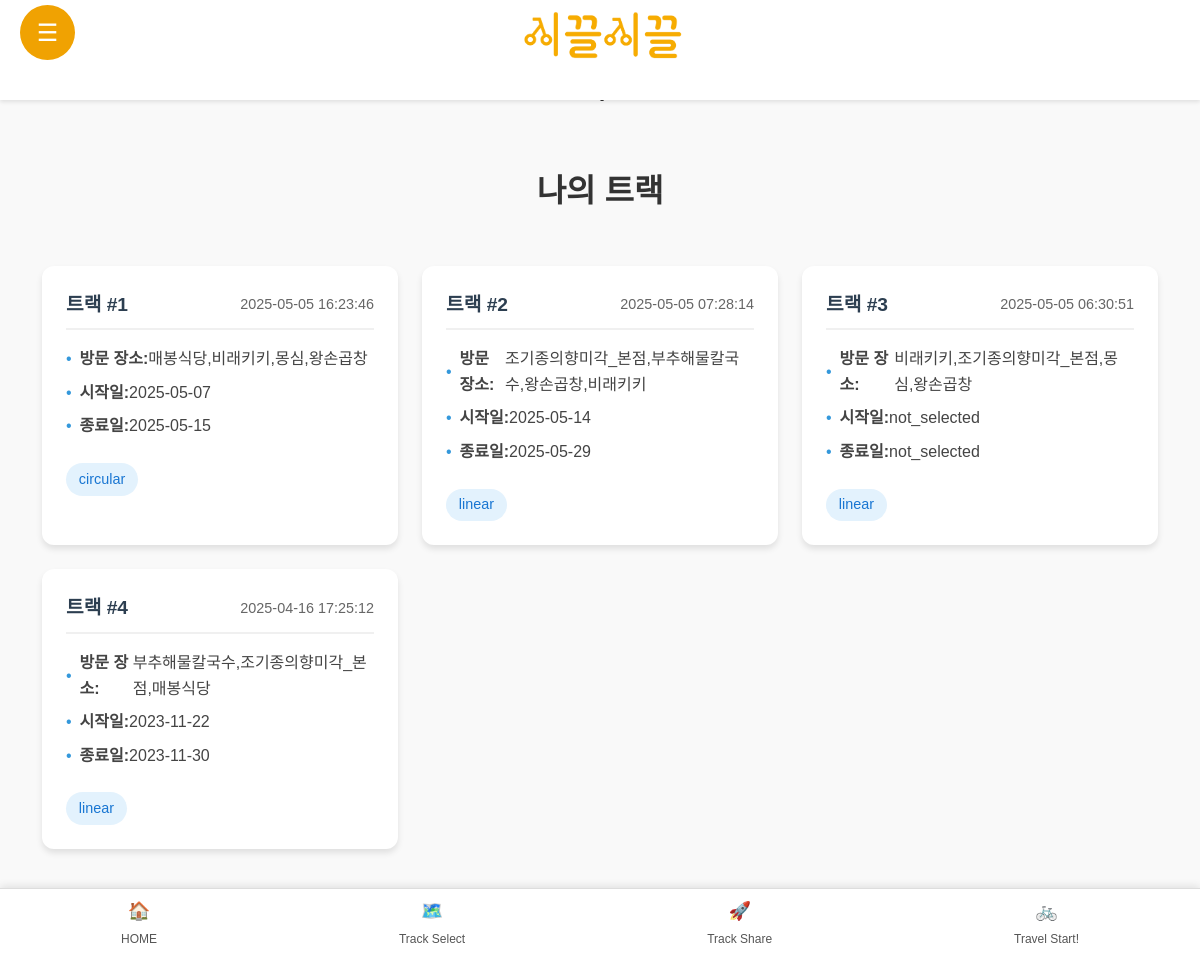
The app's page /track_select (signed in) with its own data.
### tables this page shows
CREATE TABLE tracks (
    id INTEGER PRIMARY KEY AUTOINCREMENT,
    user_id INTEGER NOT NULL,
    track_places TEXT NOT NULL,
    created_at TIMESTAMP DEFAULT CURRENT_TIMESTAMP, start_date TEXT, end_date TEXT, track_type TEXT,
    FOREIGN KEY (user_id) REFERENCES accounts(id)
);

### flask_app.py (the view)
@app.route('/track_select')
def track_select():
    if 'loggedin' not in session:
        return redirect(url_for('login'))
    conn = get_logindb_connection()
    cursor = conn.cursor()
    cursor.execute('''
        SELECT id, created_at, track_places, start_date, end_date, track_type
        FROM tracks
        WHERE user_id = ?
        ORDER BY created_at DESC
    ''', (session['id'],))
    tracks = []
    for row in cursor.fetchall():
        tracks.append({
            'id': row[0],
            'created_at': row[1],
            'track_places': row[2],
            'start_date': row[3],
            'end_date': row[4],
            'track_type': row[5]
        })
    conn.close()
    return render_template('track_select.html', tracks=tracks)

### flask_app.py (called while the page is built)
def get_logindb_connection():
    conn = sqlite3.connect(LOGIN_DATABASE_FILE)
    conn.row_factory = sqlite3.Row  # 딕셔너리처럼 결과를 반환하기 위해 추가
    return conn

@app.context_processor
def inject_loggedin_status():
    return {'loggedin': 'loggedin' in session}

@app.before_request
def make_session_permanent():
    session.permanent = True

### templates/track_select.html (shortened to what this page needs)
<!DOCTYPE html>
<html lang="ko">
<head>
    <link rel="stylesheet" href="../static/basic.css">
    <link rel="stylesheet" href="../static/Menu/menu_style.css">
    <link rel="stylesheet" href="../static/Main/main.css">
</head>
<body>
    <header class="header">
        <div class="logo_container">
            <img src="../picture/logo/logo.png" alt="logo" class="logo" />
        </div>
        <div class="hamburger-menu" id="hamburger-menu">
            &#9776;
        </div>
    </header>
    <section class="content">
        <h1 class="page-title">.</h1>
        <h1 class="page-title">`</h1>
        <h1 class="page-title">나의 트랙</h1>
        <div class="tracks-grid">
            {% if tracks %}
                {% for track in tracks %}
                    <div class="track-card" onclick="location.href='/Journey?track_id={{ track.id }}'">
                        <div class="track-header">
                            <span class="track-number">트랙 #{{ loop.index }}</span>
                            <span class="track-date">{{ track.created_at }}</span>
                        </div>
                        <div class="track-info">
                            <p><strong>방문 장소:</strong> {{ track.track_places }}</p>
                            <p><strong>시작일:</strong> {{ track.start_date or '미지정' }}</p>
                            <p><strong>종료일:</strong> {{ track.end_date or '미지정' }}</p>
                            {% if track.track_type %}
                                <span class="track-type">{{ track.track_type }}</span>
                            {% endif %}
                        </div>
                    </div>
                {% endfor %}
            {% else %}
                <div class="no-tracks">
                    <p>아직 저장된 트랙이 없습니다.</p>
                    <p>새로운 트랙을 만들어보세요!</p>
                </div>
            {% endif %}
        </div>
    </section>
    <nav class="bottom_nav">
        <a href="/Main" class="nav_item home_button">
            <span class="nav_icon">🏠</span>
            <p>HOME</p>
        </a>
        <a href="/Or" class="nav_item">
            <span class="nav_icon">🗺️</span>
            <p>Track Select</p>
        </a>
        <a href="/index" class="nav_item">
            <span class="nav_icon">🚀</span>
            <p>Track Share</p>
        </a>
        <a href="../Journey" class="nav_item">
            <span class="nav_icon">🚲</span>
            <p>Travel Start!</p>
        </a>
    </nav>
</body>
</html>

### static/basic.css (style rules this page uses)
* { margin: 0; padding: 0; box-sizing: border-box; }
body { font-family: Arial, sans-serif; line-height: 1.6; background-color: #f4f4f4; }
.header { background-color: #333; color: white; padding: 1rem; text-align: center; }

### static/Menu/menu_style.css (style rules this page uses)
.hamburger-menu { position: fixed; top: 20px; left: 20px; width: 55px; height: 55px; background-color: #F0A202; color: #fff; border-radius: 50%; display: flex; justify-content: center; align-items: center; font-size: 1.5em; cursor: pointer; z-index: 1000; text-align: center; line-height: 40px; z-index: 1600; }
.logo_container { position: absolute; display: flex; align-items: center; justify-content: center; left: 50%; transform: translateX(-43.75%); z-index: 1000; }
.logo_container img { max-width: 100%; height: auto; }
.logo { width: 100%; height: auto; }
.header { top: 0; width: 100%; height: 90px; background-color: #ffffff; color: black; box-sizing: border-box; display: flex; align-items: center; justify-content: center; z-index: 1000; }

### static/Main/main.css (style rules this page uses)
* { margin: 0; padding: 0; box-sizing: border-box; font-family: 'HancomMalangMalang-Regular', Arial, sans-serif; }
body { background-color: #f9f9f9; color: #333; display: flex; flex-direction: column; align-items: center; padding-bottom: 60px; padding-left: 10px; padding-right: 10px; }
.header { display: flex; justify-content: space-between; align-items: center; width: 100%; max-width: 100%; height: 100px; padding: 10px 20px; position: fixed; top: 0; left: 0; background-color: #fff; z-index: 1000; box-shadow: 0 2px 4px rgba(0, 0, 0, 0.1); }
.logo_container { display: flex; align-items: center; transform: translate(-40%, -10%); }
.logo { width: 190px; height: 90px; object-fit: contain; display: block; position: relative; right: 15px; }
.hamburger-menu { font-size: 24px; cursor: pointer; color: #ffffff; margin-top: -15px; }
body > *:not(.header) { margin-top: 0px; }
.bottom_nav { position: fixed; bottom: 0; left: 0; width: 100%; display: flex; justify-content: space-around; background-color: #fff; border-top: 1px solid #ddd; padding: 8px 0; box-shadow: 0 -2px 8px rgba(0, 0, 0, 0.1); z-index: 1000; }
.nav_item { display: flex; flex-direction: column; align-items: center; font-size: 12px; color: #555; text-decoration: none; }
.nav_icon { font-size: 18px; margin-bottom: 4px; }

### templates/track_select.html (style rules this page uses)
* { margin: 0; padding: 0; box-sizing: border-box; font-family: 'HancomMalangMalang-Regular', Arial, sans-serif; }
body { background-color: #f9f9f9; color: #333; overflow-x: hidden; display: flex; flex-direction: column; align-items: center; padding-bottom: 60px; }
.content { max-width: 1200px; margin: 2rem auto; padding: 0 1rem; width: 100%; }
.page-title { text-align: center; color: #333; margin-bottom: 2rem; font-size: 2rem; }
.tracks-grid { display: grid; grid-template-columns: repeat(auto-fill, minmax(300px, 1fr)); gap: 1.5rem; padding: 1rem; }
.track-card { background: white; border-radius: 12px; padding: 1.5rem; box-shadow: 0 4px 6px rgba(0,0,0,0.1); transition: transform 0.2s, box-shadow 0.2s; cursor: pointer; }
.track-header { display: flex; justify-content: space-between; align-items: center; margin-bottom: 1rem; padding-bottom: 0.5rem; border-bottom: 2px solid #f0f0f0; }
.track-number { font-size: 1.2rem; font-weight: bold; color: #2c3e50; }
.track-date { color: #666; font-size: 0.9rem; }
.track-info { color: #444; }
.track-info p { margin: 0.5rem 0; display: flex; align-items: center; }
.track-info p::before { content: "•"; margin-right: 0.5rem; color: #3498db; }
.track-type { display: inline-block; padding: 0.3rem 0.8rem; background: #e3f2fd; color: #1976d2; border-radius: 20px; font-size: 0.9rem; margin-top: 1rem; }

### records on screen
tracks: created_at "2025-05-05 16:23:46", track_places "매봉식당,비래키키,몽심,왕손곱창", start_date "2025-05-07", end_date "2025-05-15", track_type "circular"
tracks: created_at "2025-05-05 07:28:14", track_places "조기종의향미각_본점,부추해물칼국수,왕손곱창,비래키키", start_date "2025-05-14", end_date "2025-05-29", track_type "linear"
tracks: created_at "2025-05-05 06:30:51", track_places "비래키키,조기종의향미각_본점,몽심,왕손곱창", start_date "not_selected", end_date "not_selected", track_type "linear"
tracks: created_at "2025-04-16 17:25:12", track_places "부추해물칼국수,조기종의향미각_본점,매봉식당", start_date "2023-11-22", end_date "2023-11-30", track_type "linear"
